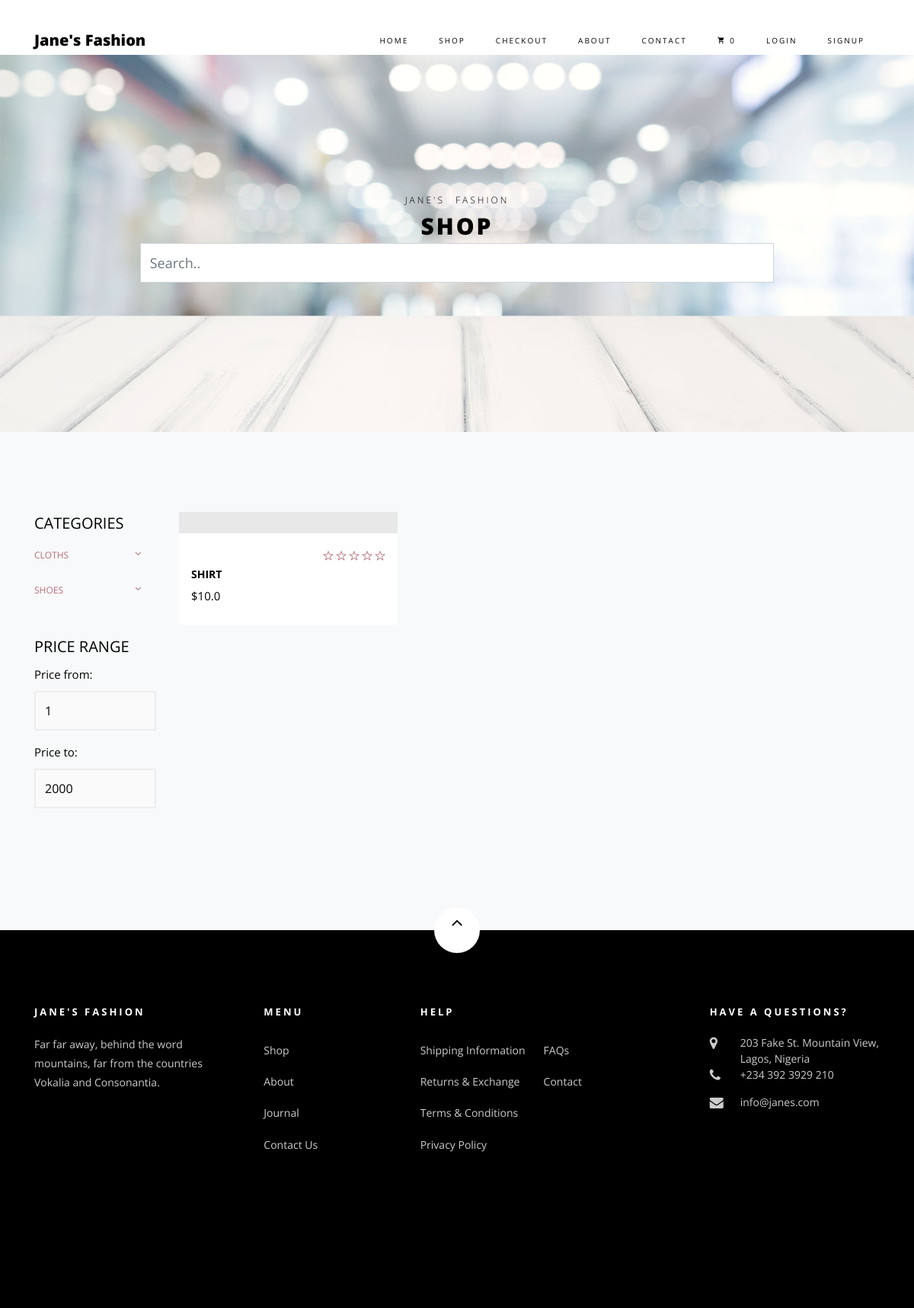
The app's page /shop/, older data.
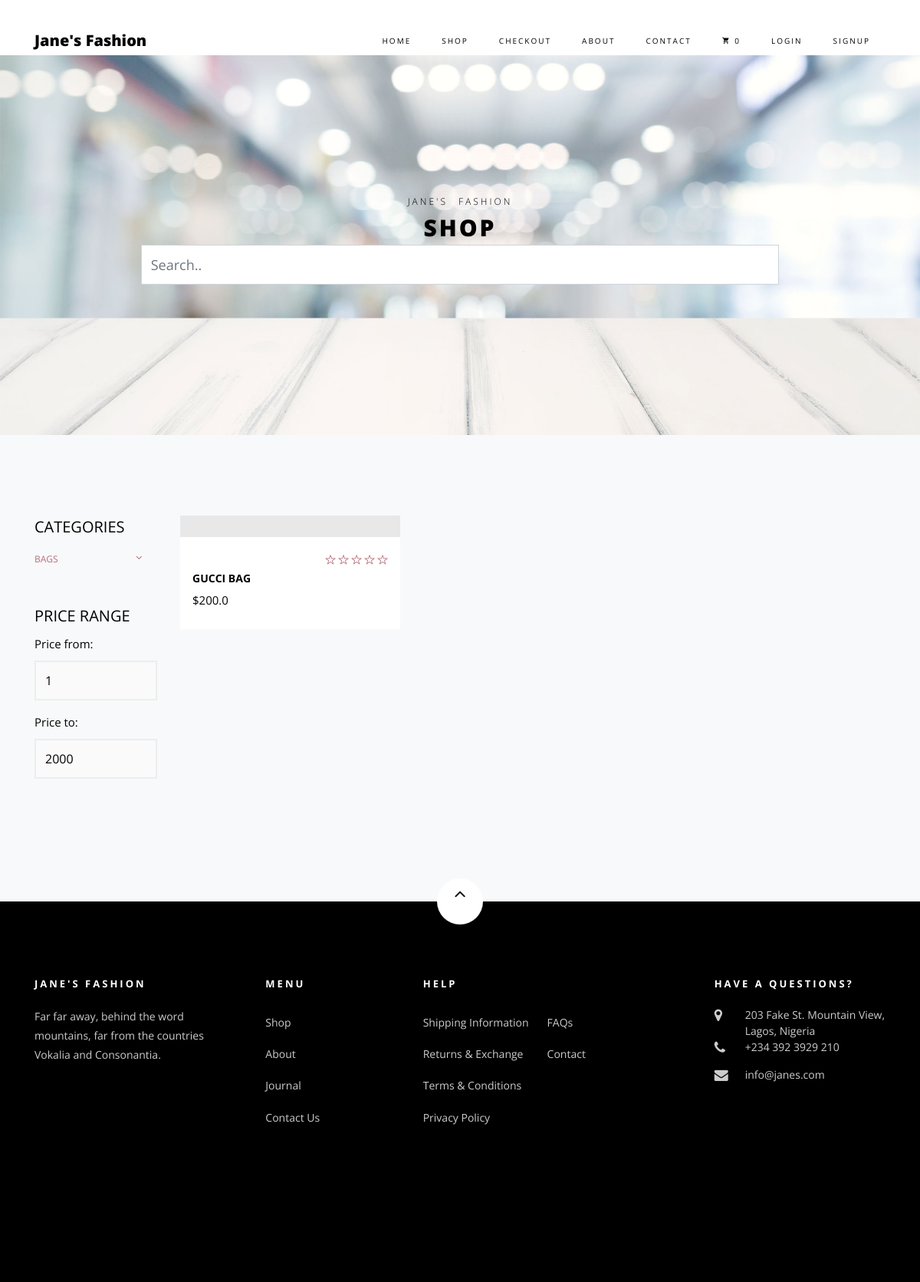
The same page, newer data.
### core/models.py (models this page shows, shortened)
class Item(models.Model):
    title = models.CharField(max_length=100)
    price = models.FloatField()
    discount_price = models.FloatField(blank=True, null=True)
    category = models.ForeignKey(Category,on_delete=models.CASCADE, default=1,)
    label = models.CharField(choices=LABEL_CHOICES, max_length=1)
    slug = models.SlugField()
    description = models.TextField()
    image = models.ImageField()
    def get_absolute_url(self):
        return reverse("core:product", kwargs={
            'slug': self.slug
        })

class Category(models.Model):
    name = models.CharField(max_length=250, blank=True)
    slug = models.SlugField(max_length=250)
    class Meta:
        ordering =['name']
        verbose_name = 'category'

### core/views.py (the view)
# urls.py: path('shop/', ShopView, name='shop'),
def ShopView(request):
    object_list = Item.objects.all()
    category_list = Category.objects.all()
    content = {
        'object_list':object_list,
        'category_list':category_list
    }
    return render(request,'shop.html',content)

### core/templatetags/cart_template_tags.py (called while the page is built)
@register.filter
def cart_item_count(user):
    if user.is_authenticated:
        qs = Order.objects.filter(user=user, ordered=False)
        if qs.exists():
            return qs[0].items.count()
    return 0

### templates/shop.html (shortened to what this page needs)
{% extends "base.html" %}
{% load static %}
{% block content %}
<div class="hero-wrap hero-bread" style="background-image: url({% static 'images/bg_6.jpg' %});">
    <div class="container">
        <div class="row no-gutters slider-text align-items-center justify-content-center">
            <div class="col-md-9 ftco-animate text-center">
                <p class="breadcrumbs"><span class="mr-2"><a href="index.html">Jane's</a></span> <span>Fashion</span>
                </p>
                <h1 class="mb-0 bread">Shop</h1>
                <div class="panel-heading" role="tab" id="headingOne">
                    <form action="/search" method="GET">
                        <input type="text" placeholder="Search.." name="search_term"
                            class="col-md-12 form-group form-field form-control " />
                    </form>
                </div>
            </div>
        </div>
    </div>
</div>
<section class="ftco-section bg-light">
    <div class="container">
        <div class="row">
            <div class="col-md-8 col-lg-10 order-md-last">
                <div class="row">
                    {% for item in object_list %}
                    <div class="col-sm-12 col-md-12 col-lg-4 ftco-animate d-flex">
                        <div class="product">
                            <a href="{{ item.get_absolute_url }}" class="img-prod"><img class="img-fluid"
                            </a>
                            <div class="text py-3 pb-4 px-3">
                                <div class="d-flex">
                                    <div class="cat">
                                    </div>
                                    <div class="rating">
                                        <p class="text-right mb-0">
                                            <a href="#"><span class="ion-ios-star-outline"></span></a>
                                            <a href="#"><span class="ion-ios-star-outline"></span></a>
                                            <a href="#"><span class="ion-ios-star-outline"></span></a>
                                            <a href="#"><span class="ion-ios-star-outline"></span></a>
                                            <a href="#"><span class="ion-ios-star-outline"></span></a>
                                        </p>
                                    </div>
                                </div>
                                <h3><a href="{{ item.get_absolute_url }}">{{ item.title }}</a></h3>
                                <div class="pricing">
                                    <p class="price"><span>{% if item.discount_price %}
                                            ${{ item.discount_price }}
                                            {% else %}
                                            ${{ item.price }}
                                            {% endif %}</span>
                                    </p>
                                </div>
                            </div>
                        </div>
                    </div>
                    {% endfor %}
                </div>
            </div>
            <div class="col-md-4 col-lg-2">
                <div class="sidebar">
                    <div class="sidebar-box-2">
                        <h2 class="heading">Categories</h2>
                        <div class="fancy-collapse-panel">
                            <div class="panel-group" id="accordion" role="tablist" aria-multiselectable="true">
                                {% for item in category_list %}
                                <div class="panel panel-default">
                                    <div class="panel-heading" role="tab" id="headingOne">
                                        <h4 class="panel-title">
                                            <a href="{{ item.category_list.get_absolute_url }}">{{ item.name }}
                                            </a>
                                        </h4>
                                    </div>
                                </div>
                                {% endfor %}
                            </div>
                        </div>
                    </div>
                    <div class="sidebar-box-2">
                        <h2 class="heading">Price Range</h2>
                        <form method="post" class="colorlib-form-2">
                            <div class="row">
                                <div class="col-md-12">
                                    <div class="form-group">
                                        <label for="guests">Price from:</label>
                                        <div class="form-field">
                                            <select name="people" id="people" class="form-control">
                                                <option value="#">1</option>
                                            </select>
                                        </div>
                                    </div>
                                </div>
                                <div class="col-md-12">
                                    <div class="form-group">
                                        <label for="guests">Price to:</label>
                                        <div class="form-field">
                                            <select name="people" id="people" class="form-control">
                                                <option value="#">2000</option>
                                            </select>
                                        </div>
                                    </div>
                                </div>
                            </div>
                        </form>
                    </div>
                </div>
            </div>
        </div>
    </div>
</section>
{% endblock %}

### templates/base.html (shortened to what this page needs)
{% load static %}
<!DOCTYPE html>
<html lang="en">
<head>
  <link rel="stylesheet" href="{% static 'css/open-iconic-bootstrap.min.css' %}">
  <link rel="stylesheet" href="{% static 'css/animate.css' %}">
  <link rel="stylesheet" href="{% static 'css/owl.carousel.min.css' %}">
  <link rel="stylesheet" href="{% static 'css/owl.theme.default.min.css' %}">
  <link rel="stylesheet" href="{% static 'css/magnific-popup.css' %}">
  <link rel="stylesheet" href="{% static 'css/aos.css' %}">
  <link rel="stylesheet" href="{% static 'css/ionicons.min.css' %}">
  <link rel="stylesheet" href="{% static 'css/bootstrap-datepicker.css' %}">
  <link rel="stylesheet" href="{% static 'css/jquery.timepicker.css' %}">
  <link rel="stylesheet" href="{% static 'css/flaticon.css' %}">
  <link rel="stylesheet" href="{% static 'css/icomoon.css' %}">
  <link rel="stylesheet" href="{% static 'css/style.css' %}">
</head>
<body class="goto-here">
  {% include "navbar.html" %}
  <div class="mt-5 pt-4">
  </div>
  {% block content %}
  {% endblock content %}
  {% include "footer.html" %}
</body>
</html>

### templates/navbar.html (shortened to what this page needs)
{% load cart_template_tags %}
<nav class="navbar navbar-expand-lg navbar-dark ftco_navbar bg-dark ftco-navbar-light" id="ftco-navbar">
  <div class="container">
    <a class="navbar-brand" href="/">Jane's Fashion</a>
    <div class="collapse navbar-collapse" id="ftco-nav">
      <ul class="navbar-nav ml-auto">
        <li class="nav-item active"><a href="/" class="nav-link">Home</a></li>
        <li class="nav-item"><a href="/shop" class="nav-link">Shop</a></li>
        <li class="nav-item"><a href="/checkout" class="nav-link">Checkout</a></li>
        <li class="nav-item"><a href="/about" class="nav-link">About</a></li>
        <li class="nav-item"><a href="/contact" class="nav-link">Contact</a></li>
        <li class="nav-item"><a href="{% url 'core:order-summary' %}" class="nav-link">
            <span class="icon-shopping_cart"></span>
            {{ request.user|cart_item_count }}
          </a></li>
        {% if request.user.is_authenticated %}
        <li class="nav-item"><a href="{% url 'account_logout' %}" class="nav-link">Logout</a></li>
        {% else %}
        <li class="nav-item"><a href="{% url 'account_login' %}" class="nav-link">Login</a></li>
        <li class="nav-item"><a href="{% url 'account_signup' %}" class="nav-link">Signup</a></li>
        {% endif %}
      </ul>
    </div>
  </div>
</nav>

### templates/footer.html (shortened to what this page needs)
<footer class="ftco-footer ftco-section">
  <div class="container">
    <div class="row">
      <div class="mouse">
        <a href="#" class="mouse-icon">
          <div class="mouse-wheel"><span class="ion-ios-arrow-up"></span></div>
        </a>
      </div>
    </div>
    <div class="row mb-5">
      <div class="col-md">
        <div class="ftco-footer-widget mb-4">
          <h2 class="ftco-heading-2">Jane's Fashion</h2>
          <p>Far far away, behind the word mountains, far from the countries Vokalia and Consonantia.</p>
          <ul class="ftco-footer-social list-unstyled float-md-left float-lft mt-5">
          </ul>
        </div>
      </div>
      <div class="col-md">
        <div class="ftco-footer-widget mb-4 ml-md-5">
          <h2 class="ftco-heading-2">Menu</h2>
          <ul class="list-unstyled">
            <li><a href="#" class="py-2 d-block">Shop</a></li>
            <li><a href="#" class="py-2 d-block">About</a></li>
            <li><a href="#" class="py-2 d-block">Journal</a></li>
            <li><a href="#" class="py-2 d-block">Contact Us</a></li>
          </ul>
        </div>
      </div>
      <div class="col-md-4">
        <div class="ftco-footer-widget mb-4">
          <h2 class="ftco-heading-2">Help</h2>
          <div class="d-flex">
            <ul class="list-unstyled mr-l-5 pr-l-3 mr-4">
              <li><a href="#" class="py-2 d-block">Shipping Information</a></li>
              <li><a href="#" class="py-2 d-block">Returns &amp; Exchange</a></li>
              <li><a href="#" class="py-2 d-block">Terms &amp; Conditions</a></li>
              <li><a href="#" class="py-2 d-block">Privacy Policy</a></li>
            </ul>
            <ul class="list-unstyled">
              <li><a href="#" class="py-2 d-block">FAQs</a></li>
              <li><a href="#" class="py-2 d-block">Contact</a></li>
            </ul>
          </div>
        </div>
      </div>
      <div class="col-md">
        <div class="ftco-footer-widget mb-4">
          <h2 class="ftco-heading-2">Have a Questions?</h2>
          <div class="block-23 mb-3">
            <ul>
              <li><span class="icon icon-map-marker"></span><span class="text">203 Fake St. Mountain View, Lagos,
                  Nigeria</span></li>
              <li><a href="#"><span class="icon icon-phone"></span><span class="text">+234 392 3929 210</span></a></li>
              <li><a href="#"><span class="icon icon-envelope"></span><span class="text">info@janes.com</span></a></li>
            </ul>
          </div>
        </div>
      </div>
    </div>
  </div>
</footer>

### templates/scripts.html (shortened to what this page needs)
{% load static %}

### static_in_env/css/icomoon.css (style rules this page uses)
[class^="icon-"], [class*=" icon-"] { font-family: 'icomoon' !important; speak: none; font-style: normal; font-weight: normal; font-variant: normal; text-transform: none; line-height: 1; -webkit-font-smoothing: antialiased; -moz-osx-font-smoothing: grayscale; }
.icon-map-marker:before { content: "\f041"; }
.icon-phone:before { content: "\f095"; }
.icon-envelope:before { content: "\f0e0"; }
.icon-shopping_cart:before { content: "\e8cc"; }

Row changes from the older to the newer data that the page shows:
removed Item: title "SHIRT", discount_price "10.0"
removed Category: name "CLOTHS"
removed Category: name "SHOES"
added Item: title "GUCCI BAG", discount_price "200.0"
added Category: name "BAGS"
